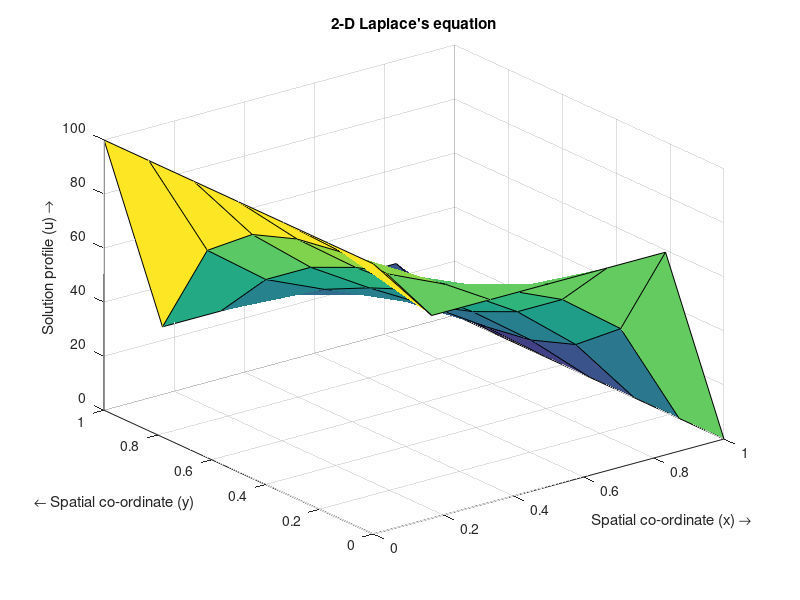

Here is the MATLAB script that generated this plot:
%% Applied Computational Methods (MET 4076) Summer 2018:
% Lab Assignment 11, Problem 1 (Sayali Kedari)

%% Problem Description: Solve linear system of equations by
% Gauss Seidel method without relaxation

% input:
% m+2,n+2 = dimensions of T matrix
% es = stop criterion (default = 0.05%)
% maxit = max iterations (default = 50)
% bc_w,bc_n,bc_e,bc_s = boundary conditions
% output:
% T = temperature values at the nodes

clc;clear
format long

maxit=100;
es=0.001;
m=5; n=5; %number of unknowns in the T matrix
if m~=n, error('Matrix A must be square'); end
L=1;
delx=L/(m+1); dely=L/(n+1);
bc_w = 100; bc_n = 25; bc_e = 0; bc_s = 75;

rhs = 0;
T = zeros(m+2,n+2);
T(1:m+2,1)=bc_w;
T(1:m+2,n+2)=bc_e;
T(1,2:n+1)=bc_s;
T(m+2,2:n+1)=bc_n;
W=dely^2;
S=delx^2;
P=2*(delx^2+dely^2);
N=delx^2;
E=dely^2;

iter=0;
while(1)
    iter = iter+1;
    Told = T;
    for k=2:n+1
        for q=2:m+1
            T(q,k)=(rhs-W*T(q,k-1)-E*T(q,k+1)-S*T(q-1,k)-N*T(q+1,k))/(-P);
            if T(q,k) ~= 0
                ea(q,k) = abs((T(q,k) - Told(q,k))/T(q,k)) * 100;
            end
        end
    end
    if max(ea(:))<=es || iter >= maxit, break, end
end

clf
figure(1)
x = 0:delx:L;
y = 0:dely:L;
[X, Y] = meshgrid(x);
surf(X,Y,T); %(3D surface plot)
% contour(X,Y,T); %(isolines of matrix T)
title('2-D Laplace''s equation')
xlabel('Spatial co-ordinate (x) \rightarrow')
ylabel('{\leftarrow} Spatial co-ordinate (y)')
zlabel('Solution profile (u) \rightarrow')
